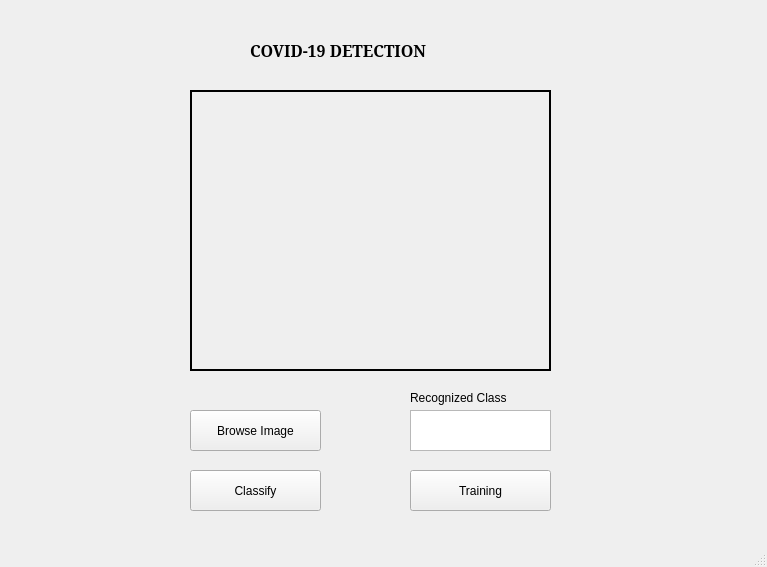
<?xml version="1.0" encoding="UTF-8"?>
<ui version="4.0">
 <class>MainWindow</class>
 <widget class="QMainWindow" name="MainWindow">
  <property name="geometry">
   <rect>
    <x>0</x>
    <y>0</y>
    <width>767</width>
    <height>567</height>
   </rect>
  </property>
  <property name="windowTitle">
   <string>MainWindow</string>
  </property>
  <property name="autoFillBackground">
   <bool>false</bool>
  </property>
  <widget class="QWidget" name="centralwidget">
   <widget class="QLabel" name="label">
    <property name="geometry">
     <rect>
      <x>250</x>
      <y>30</y>
      <width>241</width>
      <height>41</height>
     </rect>
    </property>
    <property name="font">
     <font>
      <family>MS Serif</family>
      <pointsize>12</pointsize>
      <weight>75</weight>
      <bold>true</bold>
     </font>
    </property>
    <property name="text">
     <string>COVID-19 DETECTION </string>
    </property>
   </widget>
   <widget class="QLabel" name="imageLbl">
    <property name="geometry">
     <rect>
      <x>190</x>
      <y>90</y>
      <width>361</width>
      <height>281</height>
     </rect>
    </property>
    <property name="frameShape">
     <enum>QFrame::Box</enum>
    </property>
    <property name="lineWidth">
     <number>2</number>
    </property>
    <property name="text">
     <string/>
    </property>
   </widget>
   <widget class="QPushButton" name="BrowseImage">
    <property name="geometry">
     <rect>
      <x>190</x>
      <y>410</y>
      <width>131</width>
      <height>41</height>
     </rect>
    </property>
    <property name="text">
     <string>Browse Image</string>
    </property>
   </widget>
   <widget class="QPushButton" name="Classify">
    <property name="geometry">
     <rect>
      <x>190</x>
      <y>470</y>
      <width>131</width>
      <height>41</height>
     </rect>
    </property>
    <property name="text">
     <string>Classify</string>
    </property>
   </widget>
   <widget class="QPushButton" name="Training">
    <property name="geometry">
     <rect>
      <x>410</x>
      <y>470</y>
      <width>141</width>
      <height>41</height>
     </rect>
    </property>
    <property name="text">
     <string>Training</string>
    </property>
   </widget>
   <widget class="QTextEdit" name="textEdit">
    <property name="geometry">
     <rect>
      <x>410</x>
      <y>410</y>
      <width>141</width>
      <height>41</height>
     </rect>
    </property>
   </widget>
   <widget class="QLabel" name="label_2">
    <property name="geometry">
     <rect>
      <x>410</x>
      <y>390</y>
      <width>111</width>
      <height>16</height>
     </rect>
    </property>
    <property name="text">
     <string>Recognized Class</string>
    </property>
   </widget>
  </widget>
  <widget class="QStatusBar" name="statusbar"/>
 </widget>
 <resources/>
 <connections/>
</ui>
